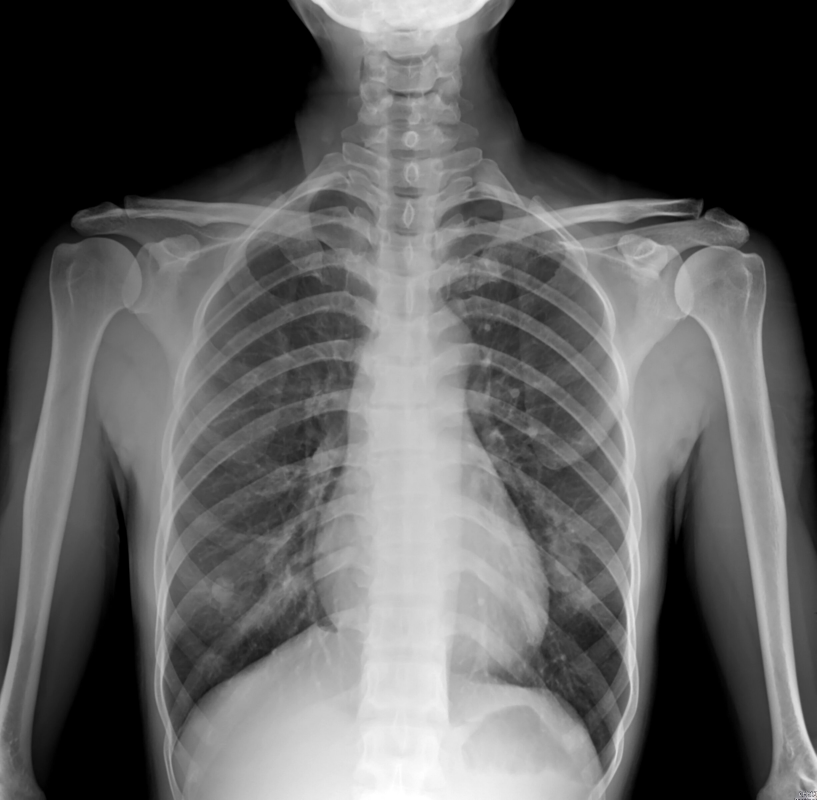
#> input picture medical-image-analysis-system/src/rontgen.jpg, 2450 x 2399 px (shown at 1/3 size)
$ python applied_morphologyEx.py
#> lines starting #> are read from the running program, lines starting #| are printed output that depends on the picture; after the words box and inside, x2 and y2 are one past the last pixel; in counts of white or black regions, pixels touching at a corner belong together
import cv2
import numpy as np


img = cv2.imread("rontgen.jpg", 0)
#> img: shape (2399, 2450); min 0, max 255, mean 92.9
resized_img = cv2.resize(img,(600,600))
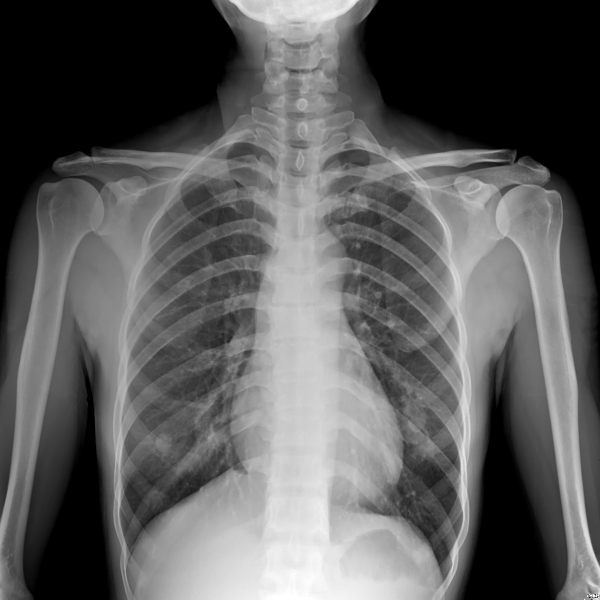
#> resized_img: shape (600, 600); min 0, max 255, mean 92.8
blur_img = cv2.GaussianBlur(resized_img,(5,5),0)

ret, thotsu_img = cv2.threshold(blur_img, 0,255,cv2.THRESH_BINARY + cv2.THRESH_OTSU)
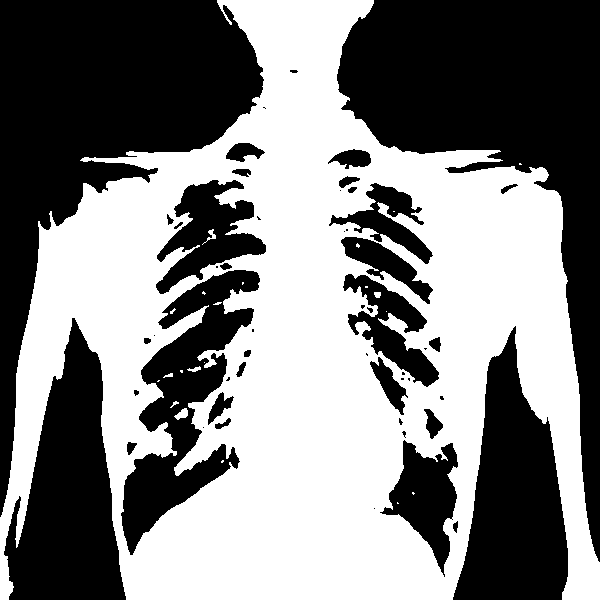
#> thotsu_img: shape (600, 600); 51% white; 52 black regions (20 under 20 px), largest, box (x1, y1, x2, y2) and area: (0, 0, 264, 517) 50288, (337, 0, 600, 562) 49585, (4, 318, 126, 600) 19843
#> ret = 91

kernel = np.ones((3,3), np.uint8)

otsu_cleaned = cv2.morphologyEx(thotsu_img, cv2.MORPH_OPEN,kernel)
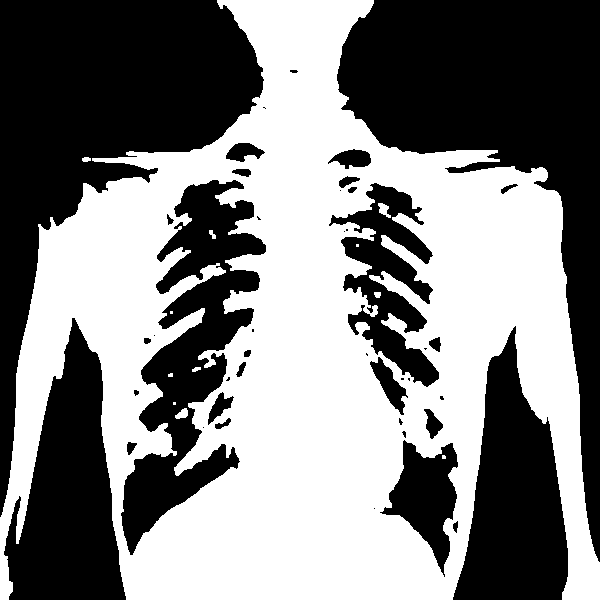
#> otsu_cleaned: shape (600, 600); 50.8% white; 43 black regions (17 under 20 px), largest, box (x1, y1, x2, y2) and area: (0, 0, 264, 517) 50365, (337, 0, 600, 562) 49615, (121, 180, 266, 555) 20953
otsu_cleaned = cv2.morphologyEx(otsu_cleaned, cv2.MORPH_CLOSE, kernel)
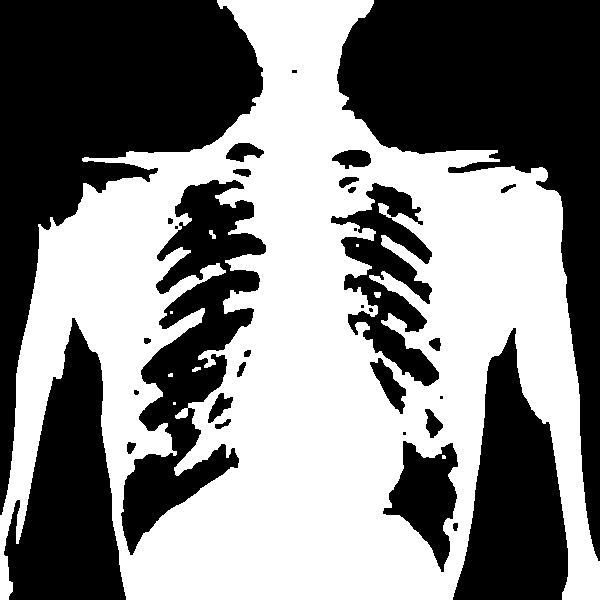
#> otsu_cleaned: shape (600, 600); 51% white; 32 black regions (7 under 20 px), largest, box (x1, y1, x2, y2) and area: (0, 0, 263, 515) 50335, (337, 0, 600, 561) 49596, (121, 180, 266, 555) 20880

cv2.imshow("otsu threshold cleaned", otsu_cleaned)
cv2.imwrite("otsu_threshold_cleaned.jpg", otsu_cleaned)
cv2.waitKey(0)

adaptive_threshold_image = cv2.adaptiveThreshold(blur_img, 255, cv2.ADAPTIVE_THRESH_GAUSSIAN_C, cv2.THRESH_BINARY, blockSize = 21, C = 5)
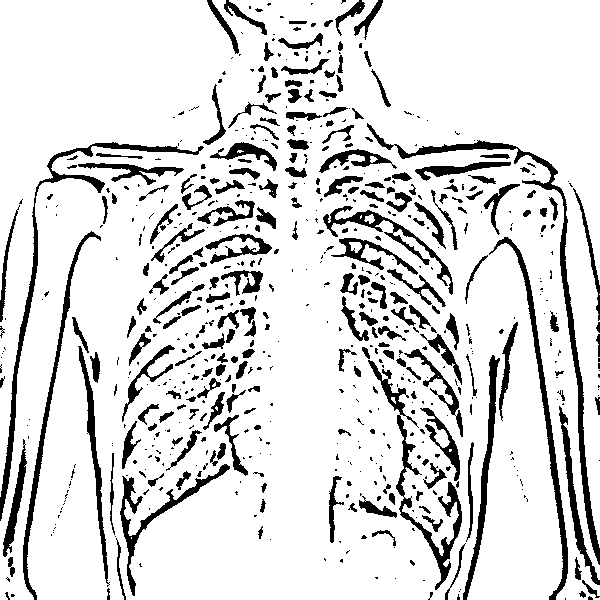
#> adaptive_threshold_image: shape (600, 600); 85.9% white; 652 black regions (402 under 20 px), largest, box (x1, y1, x2, y2) and area: (367, 123, 600, 565) 3359, (0, 142, 204, 521) 2678, (368, 360, 462, 590) 2315

adaptive_cleaned =  cv2.morphologyEx(adaptive_threshold_image, cv2.MORPH_OPEN, kernel)
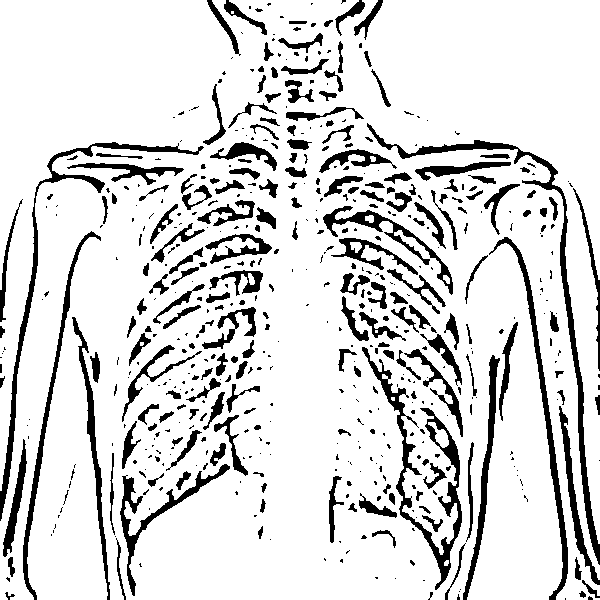
#> adaptive_cleaned: shape (600, 600); 85.5% white; 550 black regions (332 under 20 px), largest, box (x1, y1, x2, y2) and area: (367, 123, 600, 565) 3393, (362, 347, 462, 590) 3164, (0, 142, 204, 521) 2702
adaptive_cleaned = cv2.morphologyEx(adaptive_cleaned, cv2.MORPH_CLOSE, kernel)
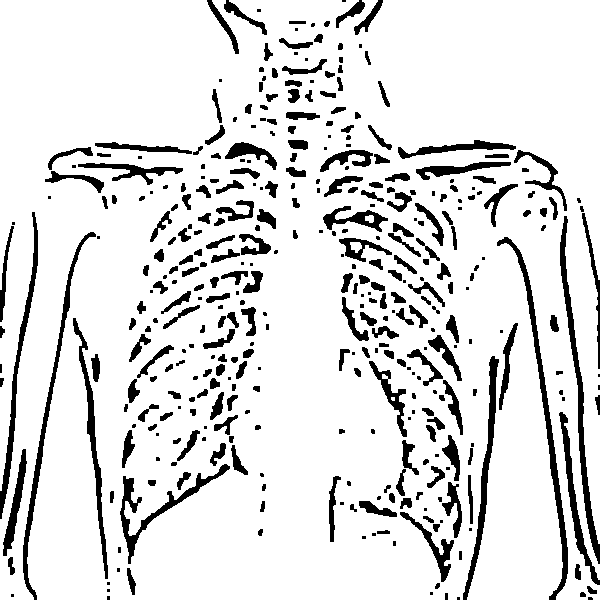
#> adaptive_cleaned: shape (600, 600); 87.2% white; 386 black regions (124 under 20 px), largest, box (x1, y1, x2, y2) and area: (497, 237, 568, 600) 2073, (560, 216, 600, 564) 1934, (23, 232, 96, 600) 1754

cv2.imshow("adaptive threshold cleaned", adaptive_cleaned)
cv2.imwrite("adaptive_threshold_cleaned.jpg", adaptive_cleaned)
cv2.waitKey(0)
cv2.destroyAllWindows()
